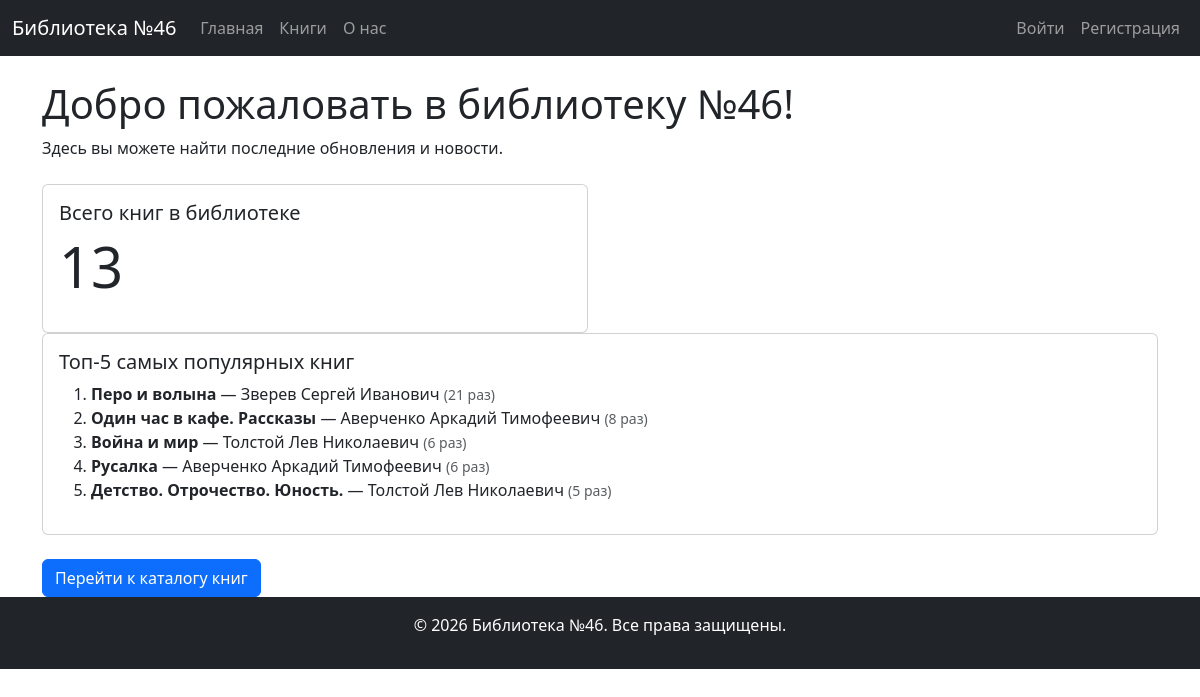
The page / on the database its author committed.
### lib_app/models.py (models this page shows, shortened)
class Book(models.Model):
    title = models.CharField(max_length=255)
    author = models.ForeignKey(
        Author, on_delete=models.SET_NULL, related_name="books", null=True, blank=True
    )
    publisher = models.ForeignKey(
        Publisher,
        on_delete=models.SET_NULL,
        related_name="books",
        null=True,
        blank=True,
    )
    isbn = models.CharField(
        max_length=13, null=True, blank=True  # ISBN должен содержать ровно 13 цифр
    )
    year = models.PositiveIntegerField(
        null=True,
        blank=True,
        validators=[
            MinValueValidator(1),  # Год должен быть ≥ 1
            MaxValueValidator(datetime.now().year),  # Не больше текущего года
        ],
    )
    short_description = models.TextField(default="", null=True, blank=True)
    key_words = models.TextField(default="", null=True, blank=True)
    available = models.BooleanField(default=True)  # доступна ли для выдачи
    times_of_issued = models.PositiveIntegerField(default=0)  # сколько раз выдана книга

class Author(models.Model):
    name = models.CharField(max_length=200)
    date_of_birth = models.DateField(null=True, blank=True)
    date_of_death = models.DateField(null=True, blank=True)
    class Meta:
        ordering = ["name"]

### lib_app/views.py (the view)
# urls.py: path("", IndexTemplateView.as_view(), name="index"),
class IndexTemplateView(TemplateView):
    template_name = "lib_app/index.html"
    def get_context_data(self, **kwargs):
        context = super().get_context_data(**kwargs)
        context["title"] = "Главная страница"
        context["total_books"] = Book.objects.count()
        context["top_books"] = Book.objects.filter(times_of_issued__gt=0).order_by(
            "-times_of_issued"
        )[:5]
        return context

### lib_app/templates/lib_app/index.html
{% extends 'base.html' %}
{% block content %}
    <h1>Добро пожаловать в библиотеку №46!</h1>
    <p>Здесь вы можете найти последние обновления и новости.</p>
    <div class="row mt-4">
        <div class="col-md-6">
            <div class="card">
                <div class="card-body">
                    <h5 class="card-title">Всего книг в библиотеке</h5>
                    <p class="display-4">{{ total_books }}</p>
                </div>
            </div>
        </div>
        <div class "col-md-6">
            <div class="card">
                <div class="card-body">
                    <h5 class="card-title">Топ-5 самых популярных книг</h5>
                    {% if top_books %}
                        <ol>
                            {% for book in top_books %}
                                <li>
                                    <strong>{{ book.title }}</strong> — {{ book.author.name }}
                                    <small class="text-muted">({{ book.times_of_issued }} раз)</small>
                                </li>
                            {% endfor %}
                        </ol>
                    {% else %}
                        <p>Пока ни одна книга не была выдана.</p>
                    {% endif %}
                </div>
            </div>
        </div>
    </div>
    <div class="mt-4">
        <a href="{% url 'book_list' %}" class="btn btn-primary">Перейти к каталогу книг</a>
    </div>
{% endblock %}

### rows shown on the page
Book: title "Перо и волына", author.name "Зверев Сергей Иванович", times_of_issued "21"
Book: title "Один час в кафе. Рассказы", author.name "Аверченко Аркадий Тимофеевич", times_of_issued "8"
Book: title "Война и мир", author.name "Толстой Лев Николаевич", times_of_issued "6"
Book: title "Русалка", author.name "Аверченко Аркадий Тимофеевич", times_of_issued "6"
Book: title "Детство. Отрочество. Юность.", author.name "Толстой Лев Николаевич", times_of_issued "5"

### other values the page prints
{{ total_books }} "13"
